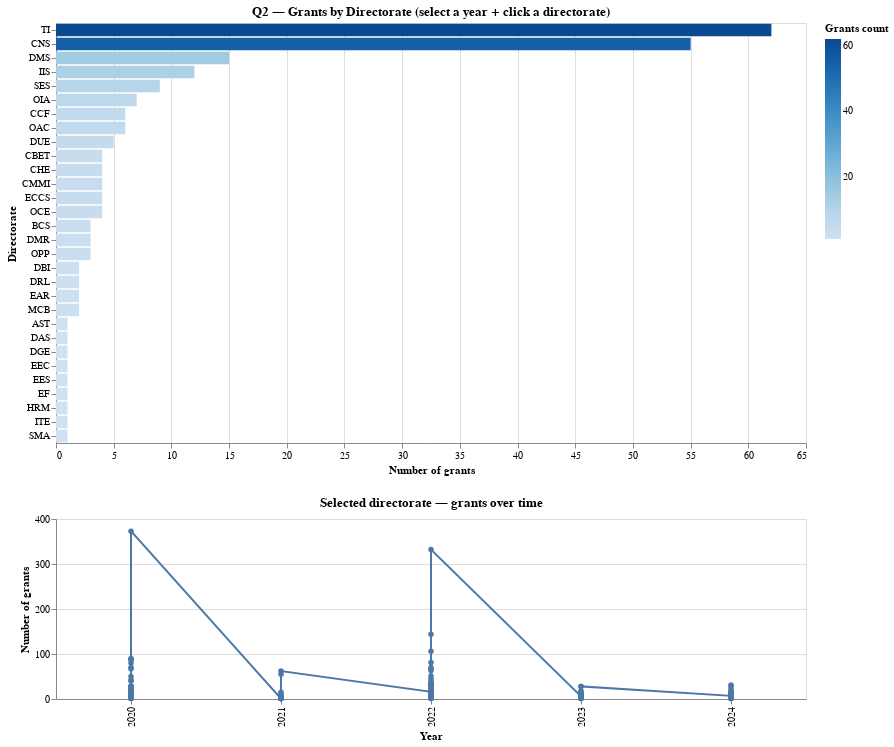

Write notebook code for a chart like this one.
### Code cell
(q2_overview & q2_trend)

### Figure 1 — Vega-Lite specification as saved in the notebook (floating-point values rounded to 4 significant figures; data arrays with more than 128 entries replaced by an {"elided": "..."} marker saying what was removed)
{"config": {"view": {"continuousWidth": 300, "continuousHeight": 300}}, "vconcat": [{"mark": {"type": "bar"}, "encoding": {"color": {"condition": {"param": "param_6", "empty": true, "field": "grants_count", "scale": {"scheme": "blues"}, "title": "Grants count", "type": "quantitative"}, "value": "lightgray"}, "tooltip": [{"field": "directorate", "title": "Directorate", "type": "nominal"}, {"field": "year", "title": "Year", "type": "ordinal"}, {"field": "grants_count", "title": "Grants", "type": "quantitative"}, {"field": "total_amount", "format": ",.0f", "title": "Total amount ($)", "type": "quantitative"}], "x": {"field": "grants_count", "title": "Number of grants", "type": "quantitative"}, "y": {"field": "directorate", "sort": "-x", "title": "Directorate", "type": "nominal"}}, "height": 420, "name": "view_15", "title": "Q2 — Grants by Directorate (select a year + click a directorate)", "transform": [{"filter": {"param": "param_3"}}], "width": 750}, {"mark": {"type": "line", "point": true}, "encoding": {"tooltip": [{"field": "directorate", "title": "Directorate", "type": "nominal"}, {"field": "year", "title": "Year", "type": "ordinal"}, {"field": "grants_count", "title": "Grants", "type": "quantitative"}, {"field": "total_amount", "format": ",.0f", "title": "Total amount ($)", "type": "quantitative"}], "x": {"field": "year", "title": "Year", "type": "ordinal"}, "y": {"field": "grants_count", "title": "Number of grants", "type": "quantitative"}}, "height": 180, "title": "Selected directorate — grants over time", "transform": [{"filter": {"param": "param_6", "empty": true}}], "width": 750}], "data": {"name": "data-ac9092fa20a49651e61fb04c3779e381"}, "params": [{"name": "param_3", "select": {"type": "point", "fields": ["year"]}, "bind": {"input": "select", "options": [2020.0, 2021.0, 2022.0, 2023.0, 2024.0], "name": "Select Year: "}, "value": [{"year": 2021}], "views": ["view_15"]}, {"name": "param_6", "select": {"type": "point", "fields": ["directorate"]}, "views": ["view_15"]}], "$schema": "https://vega.github.io/schema/vega-lite/v5.20.1.json", "datasets": {"data-ac9092fa20a49651e61fb04c3779e381": {"elided": "178 records"}}}
